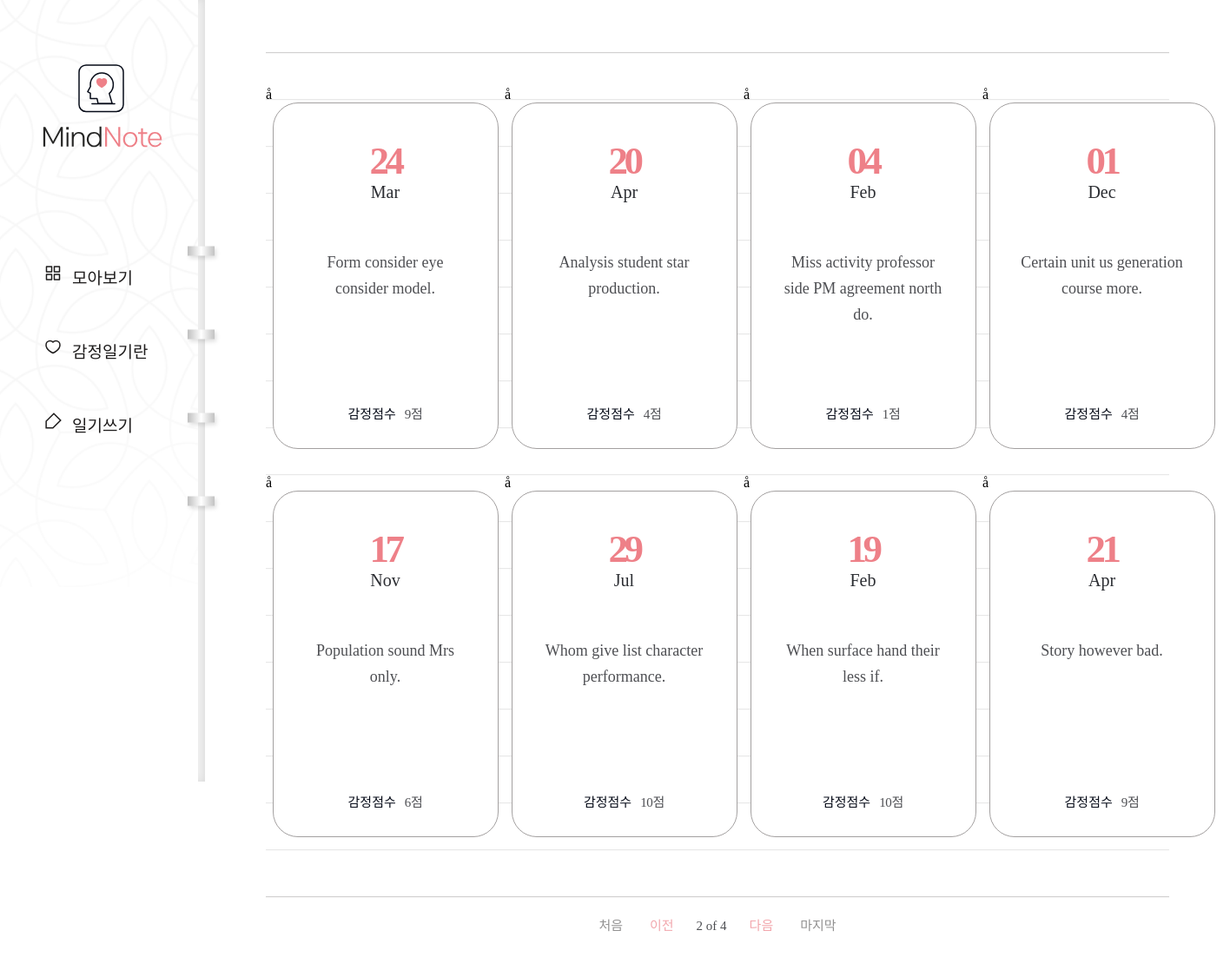
The app's page /diary/?page=2 with its own data.
### diary/models.py (models this page shows, shortened)
class Page(models.Model):
    title = models.CharField(max_length=100, validators=[validate_no_hash])
    content = models.TextField(validators=[validate_no_hash])
    feeling = models.CharField(max_length=80, validators=[validate_no_hash, validate_no_numbers])
    score = models.IntegerField(validators=[validate_score])
    dt_created = models.DateField()

### diary/views.py (the view)
# urls.py: path('diary/', views.PageListView.as_view(), name='page-list'),
class PageListView(ListView):
    model = Page
    ordering = ['-dt_created']
    paginate_by = 8

### diary/templates/diary/page_list.html (shortened to what this page needs)
{% extends './base.html' %}
{% block content %}
{% if page_obj.object_list %}
    <div class="wrap-note">
        <div class="note">
            <div class="note-list">
                <ul>
                    {% for obj in page_obj.object_list %}
                    <li>å
                        <a href="{% url 'page-detail' obj.id %}">
                            <div class="date">
                                <span>{{obj.dt_created|date:"d"}}</span>
                                <p>{{obj.dt_created|date:"M"}}</p>
                            </div>
                            <h2>{{obj.title}}</h2>
                            <div class="score">
                                <p>감정점수</p>
                                <span>{{obj.score}}점</span>
                            </div>
                        </a>
                    </li>
                    {% endfor %}
                </ul>
            </div>
            <div class="paging">
                {% if page_obj.has_previous %}
                    <a href="?page=1" class="first">처음</a>
                    <a href="?page={{page_obj.previous_page_number}}" class="prev">이전</a>
                {% endif %}
                <span class="page">
                    <p>{{page_obj.number}} of {{page_obj.paginator.num_pages}}</p>
                </span>
                {% if page_obj.has_next %}
                    <a href="?page={{page_obj.next_page_number}}" class="next">다음</a>
                    <a href="?page={{page_obj.paginator.num_pages}}" class="last">마지막</a>
                {% endif %}
            </div>
        </div>
    </div>
{% endif %}
{% endblock content %}

### diary/static/diary/css/styles.css (style rules this page uses)
h1,h2,h3,p,a,ul,li { margin: 0; padding: 0; font-family: 'NanumSquare'; list-style: none; text-decoration: none; outline: none; }
html { position: relative; min-height: 100%; margin: 0; }
body { margin: 0; padding: 0; -webkit-font-smoothing: antialiased; -moz-osx-font-smoothing: auto; }
.wrap-note .note { padding-left: 236px; padding-top: 50px; padding-bottom: 200px; }
.note-list { margin: 0 70px; padding-top: 50px; background: url(../image/note-bg.svg) repeat-x center/1535px 974px; }
.note-list ul { overflow: hidden; width: 1100px; margin: 0 auto; padding-bottom: 50px; }
.note-list ul li { float: left; width: 25%; padding-bottom: 30px; }
.note-list ul li a { display: block; width: 258px; height: 397px; margin: 0 auto; background: #fff; border: solid 1px #a3a0a0; border-radius: 29px; }
.note-list ul li a .date { margin-top: 40px; margin-bottom: 55px; text-align: center; }
.note-list ul li a .date p { display: inline-block; font-family: 'NanumSquare'; color: #2b2d32; font-size: 20px; text-align: center; text-transform: capitalize; line-height: 1; }
.note-list ul li a .date span { display: block; font-family: 'NanumSquare'; color: #ee8088; font-weight: 700; font-size: 45px; letter-spacing: -4.47px; }
.note-list ul li a h2 { width: 196px; height: 150px; margin: 0 auto; font-family: 'NanumBarunpen'; color: #4e4f53; font-weight: normal; font-size: 18px; line-height: 1.67; text-align: center; }
.note-list ul li a .score { margin-top: 28px; text-align: center; }
.note-list ul li a .score p { display: inline-block; font-family: 'NanumSquare'; color: #060b18; font-size: 15px; }
.note-list ul li a .score span { padding-left: 6px; font-family: 'NanumBarunpen'; color: #4e4f53; font-size: 15px; letter-spacing: -0.29px; }
.paging { margin-top: 10px; text-align: center; }
.paging a { display: inline-block; font-family: 'NanumSquare'; font-size: 15px; }
.paging .first,.paging .last { color: #929191; }
.paging .first { margin-right: 27px; }
.paging .last { margin-left: 27px; }
.paging .prev,.paging .next { color: #f2a6ac; }
.paging span { display: inline-block; }
.paging span p { margin: 0 22px; font-family: 'NanumSquare'; color: #4e4f53; font-size: 15px; }

### records on screen
Page: dt_created "24", dt_created "Mar", title "Form consider eye consider model.", score "9"
Page: dt_created "20", dt_created "Apr", title "Analysis student star production.", score "4"
Page: dt_created "04", dt_created "Feb", title "Miss activity professor side PM agreement north do.", score "1"
Page: dt_created "01", dt_created "Dec", title "Certain unit us generation course more.", score "4"
Page: dt_created "17", dt_created "Nov", title "Population sound Mrs only.", score "6"
Page: dt_created "29", dt_created "Jul", title "Whom give list character performance.", score "10"
Page: dt_created "19", dt_created "Feb", title "When surface hand their less if.", score "10"
Page: dt_created "21", dt_created "Apr", title "Story however bad.", score "9"

### other values on screen
{{ page_obj.number }} "2"
{{ page_obj.paginator.num_pages }} "4"
